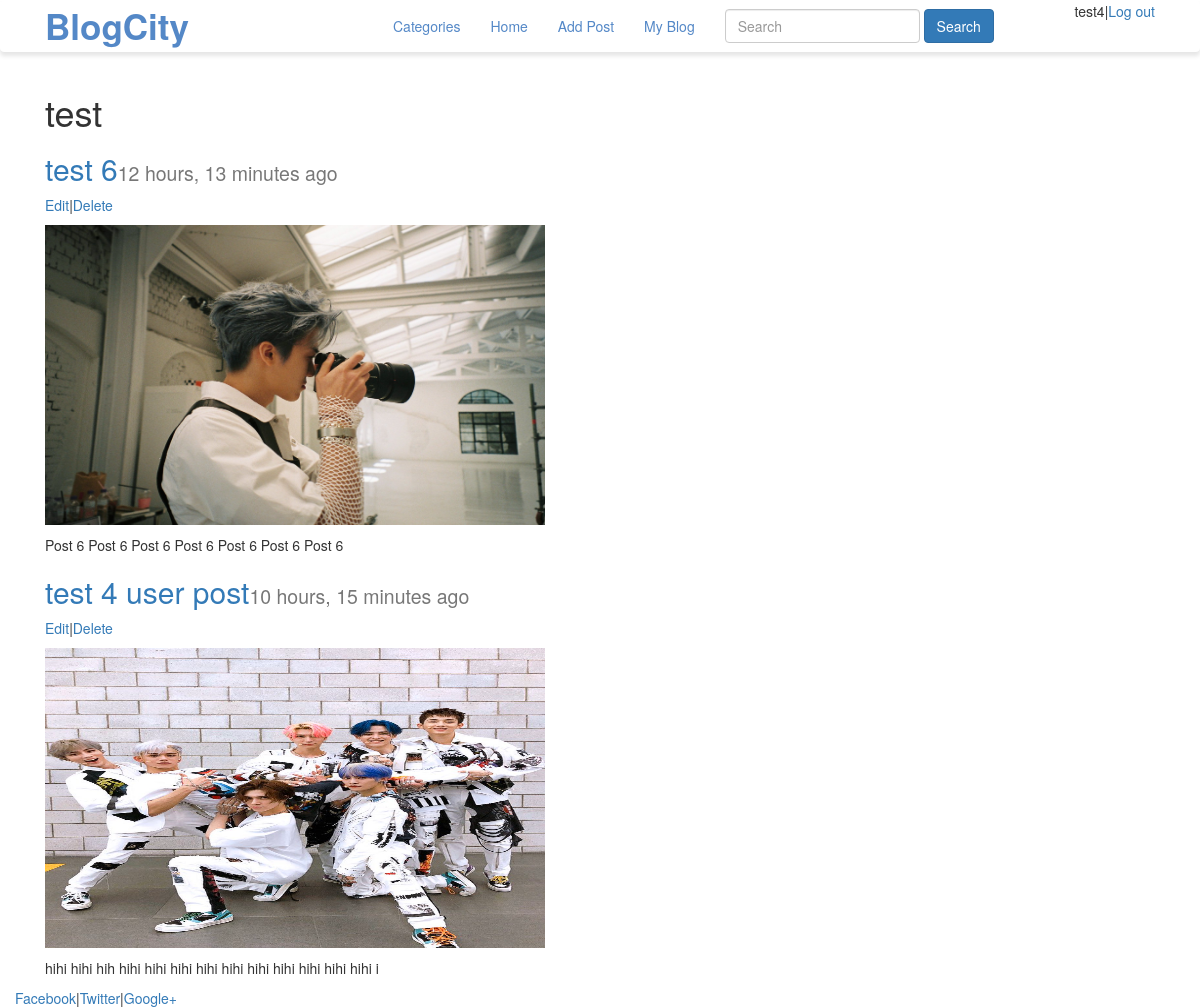
The app's page /blog/category/test/ (signed in) with its own data.
### blog/models.py (models this page shows, shortened)
class Category(models.Model):
    name = models.CharField(max_length=200)
    def __str__(self):
        return self.name

class Post(models.Model):
    title = models.CharField(max_length=100)
    body = models.TextField(blank=True, null=True)
    image = models.ImageField(null = True, blank=True, upload_to="images/post/")
    author = models.ForeignKey(User, on_delete=models.CASCADE)
    date = models.DateTimeField(auto_now=False, auto_now_add=True)
    updated = models.DateTimeField(auto_now=True, auto_now_add=False)
    category = models.ForeignKey(Category,on_delete=models.CASCADE)
    snippet = models.CharField(max_length=255,default="Click to link to read post!!")
    likes = models.ManyToManyField(User, related_name='blog_posts', null=True)
    def get_absolute_url(self):
        return reverse("post_detail", kwargs={"pk": self.pk})

### blog/views.py (the view)
# urls.py: path('category/<str:cats>/', views.CategoryView, name="category"),
def CategoryView(request, cats):
    cats = cats.replace('-',' ')
    category = Category.objects.get(name=cats)
    category_post = Post.objects.filter(category=category.id)
    context = {
        'category' : category,
        'category_post' : category_post,
    }
    return render(request, 'blog/category.html', context)

### blog/templates/blog/category.html (shortened to what this page needs)
{% extends 'pages/base.html' %}
{% block content %}
    {% if category %}
        <h1> {{ category }} </h1>
        {% for post in category_post  %}
            <h2><a href=" {{ post.get_absolute_url }}">  {{post.title}}</a><small>{{post.date|timesince}} ago</small></h2>
            {% if user.is_authenticated %}
                <p><a href={% url 'post_update' post.pk %} >Edit</a>|<a href={% url 'post_delete' post.pk %} >Delete</a></p>
            {% endif %}
            {% if post.image %}
                <img src="{{post.image.url}}" width="500px" height="300px"/>
            {% endif %}
            <p>{{ post.body|safe|linebreaks|truncatechars:200 }}</p>
        {% endfor %}
    {% else %}
        <h1> Sorry, this category is not exist</h1>
    {% endif %}
{% endblock content %}

### home/templates/pages/base.html (shortened to what this page needs)
<!DOCTYPE html>
<html>
<head>
    {% load static %}
   <link rel="stylesheet" href="https://maxcdn.bootstrapcdn.com/bootstrap/3.4.1/css/bootstrap.min.css">
   <link rel="stylesheet" href="{% static 'css/base.css' %}" type="text/css">
</head>
<body>
    <header class="main-navbar">
        <nav class="navbar navbar-inverse">
            <div class="container">
            <div class="container-fluid">
                <div class="navbar-header" style=" width: 30%;">
                    <a class="navbar-brand" href="#">BlogCity</a>
                </div>
                <ul class="nav navbar-nav">
                {% if cat_menu %}
                    <li class="dropdown">
                        <a class="dropdown-toggle" data-toggle="dropdown" role="button" aria-haspopup="true" aria-expanded="false">Categories <span class="caret"></span></a>
                        <ul class="dropdown-menu">
                            {% for item in cat_menu %}
                                <li><a href="{% url 'category' item|slugify %}">{{ item }}</a></li>
                            {% endfor %}
                        </ul>
                    </li>
                {% else %}
                    <li><a href="{% url 'category_list' %}">Categories</a></li>
                {% endif %}
                    {% if user.is_authenticated %}
                        <li><a href="{% url 'blog' %}">Home</a></li>
                        <li><a href="{% url 'post_create' %}">Add Post</a></li>
                        {% if user.profile.id %}
                            <li><a href="{% url 'show_profile' user.profile.pk %}">My Blog</a></li>
                        {% else %}
                            <li><a href="{% url 'create_profile' user.pk %}">Create my profile</a></li>
                        {% endif %}
                    {% endif %}
                </ul>
                <div class="navbar-expand-sm">
                    <form class="navbar-form navbar-left" method="GET">
                        <input type="text" class="form-control" placeholder="Search" name="q" />
                        <button type="submit" class="btn btn-primary">Search</button>
                    </form>
                </div>
                {% if user.is_authenticated %}
                    <div class="nav navbar-right navbar-nav"> {{ user.username}}|<a href="{% url 'logout' %}">Log out </a> </div>
                {% else %}
                    <ul class="nav navbar-nav navbar-right">
                        <li><a href="{% url 'register' %}"><span class="glyphicon glyphicon-user"></span> Sign Up</a></li>
                        <li><a href="{% url 'login' %}"><span class="glyphicon glyphicon-log-in"></span> Login</a></li>
                    </ul>
                {% endif %}
            </div>
            </div>
        </nav>
    </header>
   <div class="container-fluid" style="min-height:95%">
        <div class="container">
            <div class="col-md-9">
            {% block content %}
            {% endblock content%}
            </div>
        </div>
    </div>
   <footer>
        <div class="container-fluid">
            <a href="#">Facebook</a>|<a href="#">Twitter</a>|<a href="#">Google+</a>
        </div>
    </footer>
</body>
</html>

### home/static/css/base.css (style rules this page uses)
.navbar-inverse { background-color: #ffffff; box-shadow: 0 4px 4px 0 rgba(0,0,0,.1); border-color: #ffffff; }
.navbar-inverse .navbar-nav>li>a { color: #5488c7; }
.navbar-inverse .navbar-brand { color: #5488c7; font-size: 35px; font-weight: bold; width: 100%; }

### home/templates/pages/base.html (style rules this page uses)
html, body { height:100%; }

### records on screen
Category: name "test"
Post: title "test 6", date "12 hours, 13 minutes", image (picture), body "Post 6 Post 6 Post 6 Post 6 Post 6 Post 6 Post 6"
Post: title "test 4 user post", date "10 hours, 15 minutes", image (picture), body "hihi hihi hih hihi hihi hihi hihi hihi hihi hihi hihi hihi hihi i"

### other values on screen
{{ user.username }} "test4"
